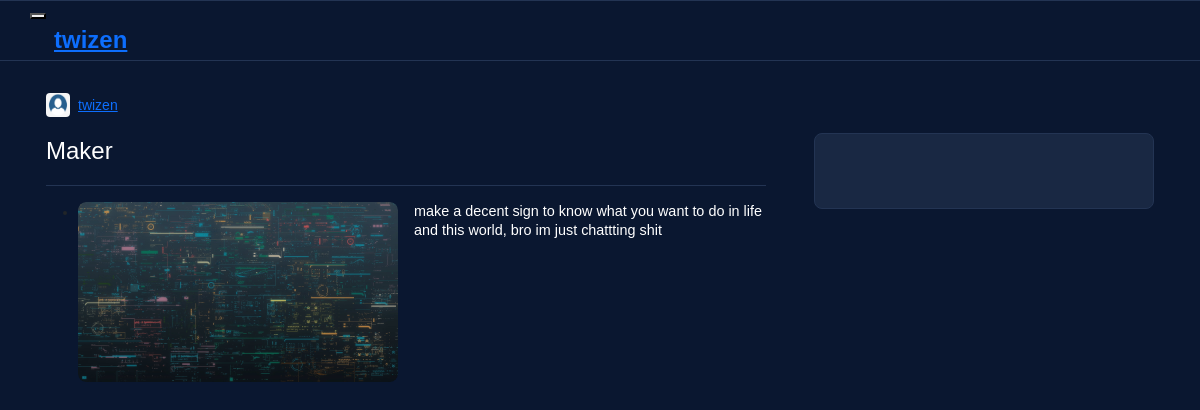
The page /product/twizen/1 on the database its author committed.
### seller/models.py (models this page shows, shortened)
class Profile(models.Model):
    user = models.OneToOneField(User, on_delete=models.CASCADE, blank=True)
    name = models.CharField(max_length= 200, null=True, unique=True)
    bio = models.CharField(max_length=500, null=True)
    logo = models.ImageField(null = True, blank = True, upload_to = 'images/profiles', default = "images/profiles/profile.png")

class Product(models.Model):
    profile = models.ForeignKey(Profile, on_delete= models.CASCADE, blank=True)
    name = models.CharField(max_length=150, null=True)
    description = models.CharField(max_length=200, null=True)
    stock = models.IntegerField(default=0,null= True, blank=True)
    price = models.FloatField()
    image = models.ImageField(null = True, blank = True,upload_to = 'images/products', default="images/products/product.png")

### seller/views.py (the view)
# urls.py: path('product/<str:profile_name>/<int:product_id>', views.view_product, name="product"),
def view_product(request, profile_name, product_id):
    product = Product.objects.get(pk = product_id)
    get_store = Profile.objects.filter(name = profile_name )
    if product:
        get_store = get_store.first()
        context={
            'product':product,
            'store': get_store
        }
        return render(request, "view_product.html", context)
    else:
        messages.error(request, "Product not found")
        return redirect("store")

### seller/templates/view_product.html (shortened to what this page needs)
<!DOCTYPE html>
{% load static %}
<html lang="en">
<head>
    <link href="https://cdn.jsdelivr.net/npm/bootstrap@5.2.0/dist/css/bootstrap.min.css" rel="stylesheet">
    <link rel="stylesheet" href="{% static 'style/store/product.css'%}">
</head>
<body>
    <div id="app" style="margin-top: 1px;">
        <div class="sellix-store">
            <div class="header is-shop">
                <div style="max-width:1140px;margin:0 auto;position:relative">
                    <div class="header-logo">
                        <div class="header-logo "><button type="button" class="sidebar-toggler"></button><a href="/" class="header-logo-image false undefined"><span style="font-size:1.5rem;font-weight:700">twizen</span></a></div>
                    </div>
                    <div class="header-nav">
                    </div>
                </div>
            </div>
            <div id="content" class=" is-product">
                <div class="sellix-product-screen">
                    <div class="shop-product-container">
                        <div class="shop-product-info" style="transform:translateX(0)">
                            <div class="shop-product-info-description with-image">
                                <div class="shop-product-info-shop">
                                    <img src="{{store.logo.url}}" alt="">
                                    <span><a href="/">{{store.name}}</a></span>
                                </div>
                                <div class="cshop-product-info-product">
                                    <div class="shop-product-info-product-title mb-0">{{product.name|title}}</div>
                                    <div class="shop-product-info-product-info"></div>
                                    <div class="shop-product-info-wrapper">
                                        <div class="carousel-root isOne">
                                            <div class="carousel carousel-slider">
                                                <div class="slider-wrapper axis-horizontal">
                                                    <ul class="slider animated" style="-webkit-transform:translate3d(0,0,0);-ms-transform:translate3d(0,0,0);-o-transform:translate3d(0,0,0);transform:translate3d(0,0,0);-webkit-transition-duration:350ms;-moz-transition-duration:350ms;-o-transition-duration:350ms;transition-duration:350ms;-ms-transition-duration:350ms">
                                                        <li class="slide selected previous">
                                                            <div class="shop-product-info-image">
                                                                <img src="{{product.image.url}}" alt="">
                                                            </div>
                                                        </li>
                                                    </ul>
                                                </div>
                                            </div>
                                        </div>
                                        <div class="shop-product-info-product-description">
                                            <div class="sellix-text">
                                                <p>{{product.description}}</p>
                                            </div>
                                        </div>
                                    </div>
                                </div>
                            </div>
                        </div>
                        <div class="shop-product-card" style="margin-top:2.5rem">
                            <div>
                                <div>
                                    <div class="sellix-product-card">
                                        <div class="sellix-product-title" style="height:18px">
                                        </div>
                                    </div>
                                </div>
                            </div>
                        </div>
                    </div>
                </div>
            </div>
        </div>
    </div>
</body>
</html>

### rows shown on the page
Profile: logo (picture), name "twizen"
Product: name "Maker", image (picture), description "make a decent sign to know what you want to do in life and this world, bro im just chattting shit"
